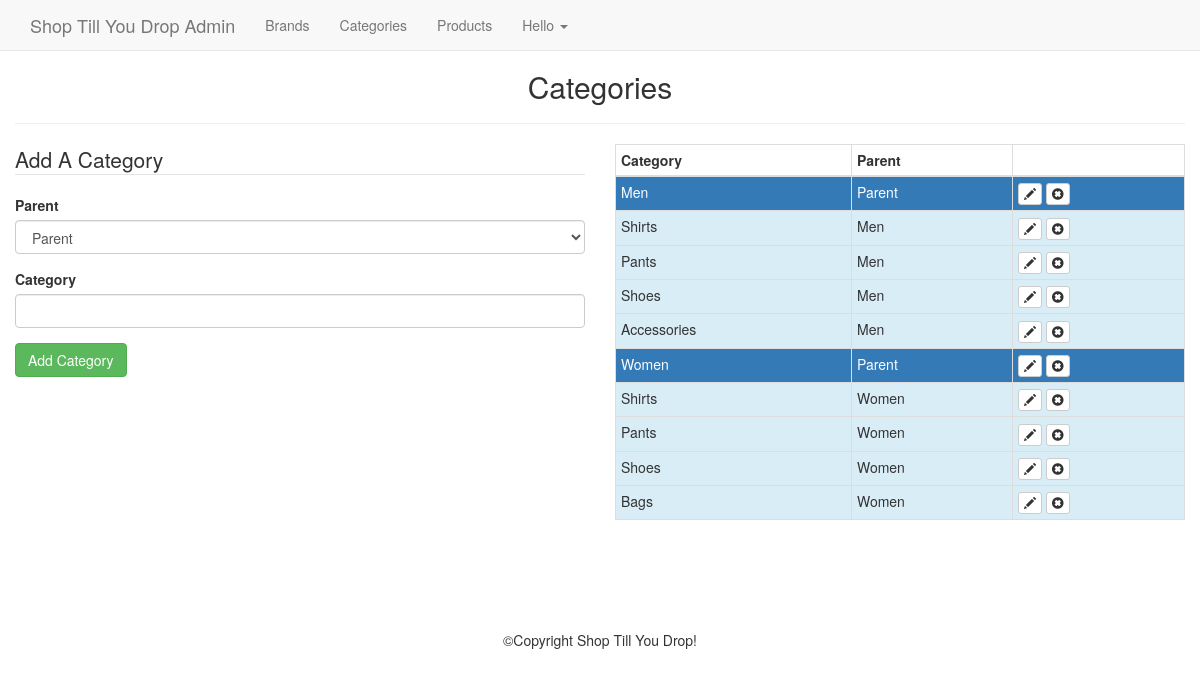
The page /admin/categories.php on the database as committed earlier.
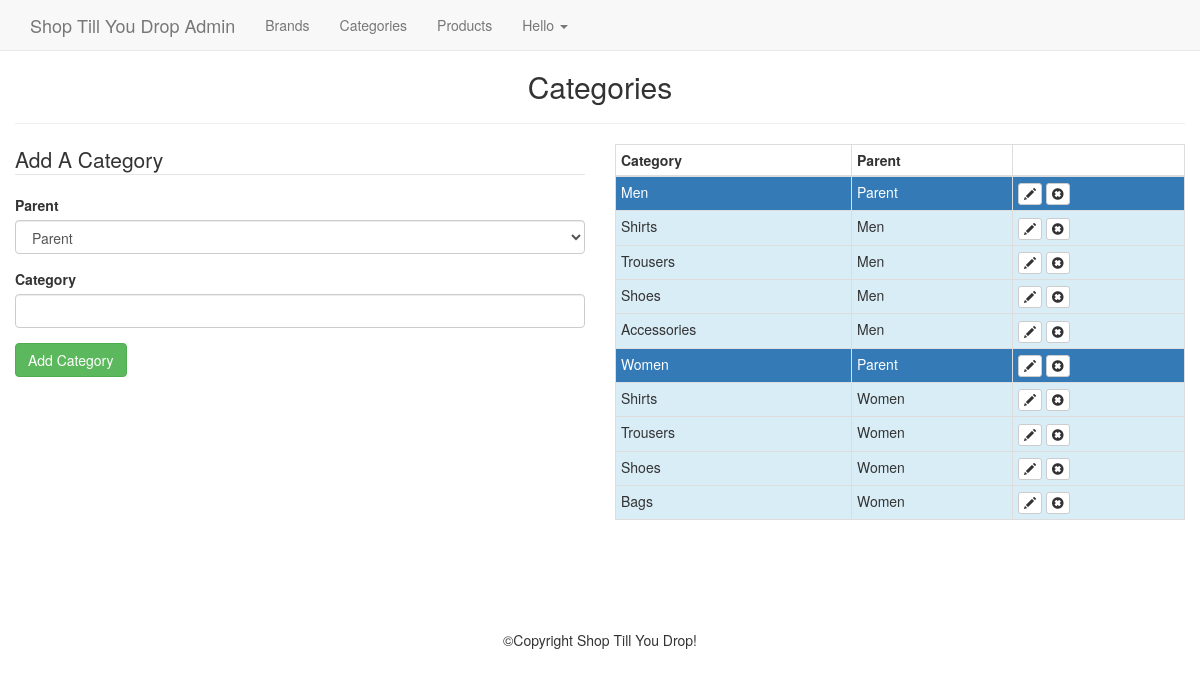
The same page on the database as committed later.
### tables this page shows
CREATE TABLE `categories` (
  `id` int(11) NOT NULL,
  `category` varchar(255) NOT NULL,
  `parent` int(11) NOT NULL DEFAULT '0'
);

### admin/categories.php (the view, shortened to what this page needs)
<?php
	require_once $_SERVER['DOCUMENT_ROOT'].'/E-Commerce/core/init.php';
	include 'includes/head.php';
	include 'includes/navigation.php';
	$category = '';
	$post_parent = '';
?>
<h2 class="text-center">Categories</h2>
<hr>
<div class="row">
	<div class="col-md-6">
		<form class="form" action="categories.php<?php echo ((isset($_GET['edit']))?'?edit='.$edit_id : ''); ?>" method="post">
			<legend><?php echo ((isset($_GET['edit']))?'Edit' : 'Add A'); ?> Category</legend>
			<?php
				$category_value = '';
				$parent_value = 0;
				if(isset($_GET['edit'])) {
					$category_value = $edit_category['category'];
					$parent_value = $edit_category['parent'];
				} else {
					if(isset($_POST)) {
						$category_value = $category;
						$parent_value = $post_parent;
					}
				}
			?>
			<div class="form-group">
				<label for="parent">Parent</label>
				<select class="form-control" name="parent" id="parent">
					<option value="0"<?php echo (($parent_value == 0)?' selected="selected"' : ''); ?>>Parent</option>
				</select>
			</div>
			<div class="form-group">
				<label for="category">Category</label>
				<input class="form-control" type="text" name="category" id="category" value="<?php echo $category_value; ?>">
			</div>
			<div class="form-group">
				<input class="btn btn-success" type="submit" value="<?php echo ((isset($_GET['edit']))?'Edit' : 'Add'); ?> Category">
			</div>
		</form>
	</div>
	<div class="col-md-6">
		<table class="table table-bordered table-condensed">
			<thead>
				<th>Category</th>
				<th>Parent</th>
				<th></th>
			</thead>
			<tbody>
				<?php $result = $db->query("SELECT * FROM categories WHERE parent = 0"); ?>
				<?php while($parent = mysqli_fetch_assoc($result)) : ?>
				<?php
					$parent_id = (int)$parent['id'];
					$cresult = $db->query("SELECT * FROM categories WHERE parent = '{$parent_id}'");
				?>
				<tr class="bg-primary">
					<td><?php echo $parent['category']; ?></td>
					<td>Parent</td>
					<td>
						<a class="btn btn-xs btn-default" href="categories.php?edit=<?php echo $parent['id']; ?>"><span class="glyphicon glyphicon-pencil"></span></a>
						<a class="btn btn-xs btn-default" href="categories.php?delete=<?php echo $parent['id']; ?>"><span class="glyphicon glyphicon-remove-sign"></span></a>
					</td>
				</tr>
					<?php while($child = mysqli_fetch_assoc($cresult)) : ?>
						<tr class="bg-info">
							<td><?php echo $child['category']; ?></td>
							<td><?php echo $parent['category']; ?></td>
							<td>
								<a class="btn btn-xs btn-default" href="categories.php?edit=<?php echo $child['id']; ?>"><span class="glyphicon glyphicon-pencil"></span></a>
								<a class="btn btn-xs btn-default" href="categories.php?delete=<?php echo $child['id']; ?>"><span class="glyphicon glyphicon-remove-sign"></span></a>
							</td>
						</tr>
					<?php endwhile; ?>
				<?php endwhile; ?>
			</tbody>
		</table>
	</div>
</div>
<?php
	include 'includes/footer.php';

### admin/includes/head.php (shortened to what this page needs)
<!DOCTYPE html>
<html>
<head>
  <link rel="stylesheet" href="https://maxcdn.bootstrapcdn.com/bootstrap/3.3.7/css/bootstrap.min.css">
  <link rel="stylesheet" href="../css/bootstrap.min.css">
  <link rel="stylesheet" href="../css/main.css">
</head>
<body>
	<div class="container-fluid">

### admin/includes/navigation.php (shortened to what this page needs)
<nav class="navbar navbar-default navbar-fixed-top">
  <div class="container">
    <a href="/E-Commerce/admin/index.php" class="navbar-brand">Shop Till You Drop Admin</a>
     <ul class="nav navbar-nav">
     <li><a href="brands.php">Brands</a></li>
     <li><a href="categories.php">Categories</a></li>
     <li><a href="products.php">Products</a></li>
     <li class="dropdown">
       <a href="#" class="dropdown-toggle" data-toggle="dropdown">Hello <?=$user_data['first'];?>
         <span class="caret"></span>
       </a>
     </li>
  </div>
</nav>

### admin/includes/footer.php (shortened to what this page needs)
</div><br><br>
<footer class="text-center" id="footer">&copy;Copyright Shop Till You Drop!</footer>
</body>
</html>

### css/main.css (style rules this page uses)
body { padding-top:50px; }
#footer { margin-top:50px; }

Rows that differ between the two databases and show on the page:
changed categories (number 3 of 10 on the later page): category "Pants" → "Trousers"
changed categories (number 8 of 10 on the later page): category "Pants" → "Trousers"
